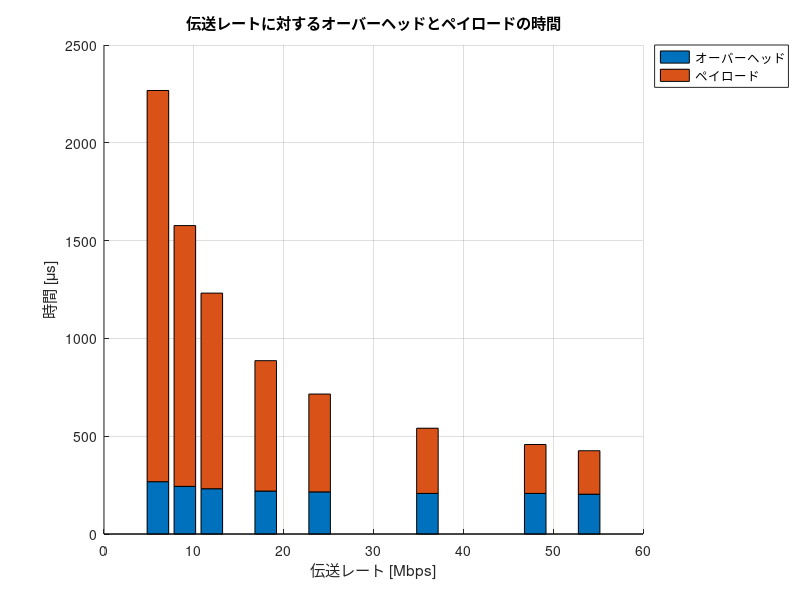

Write the MATLAB code that produced this figure.
Rmin = [-82, -81, -79, -77, -74, -70, -66, -65]; % 最小受信感度 [dBm]
TR = [6, 9, 12, 18, 24, 36, 48, 54]; % 伝送レート [Mbps]
databit = [24, 36, 48, 72, 96, 144, 192, 216]; % OFDMシンボルごとのデータビット[bit]

Tp = 10; % 送信電力 [dBm]
f = 2.4 * 10^9; % 周波数 [Hz]
c = 3 * 10^8; % 光速 [m/s]

PLCP_pre = 16; % PLCPプリアンブル[μs]
PLCPhead_sig = 1; % PLCPヘッダ（シグナル）[μs]
PLCPhead_ser = 16; % PLCPヘッダ（サービス）[μs]
ACK = 80; % 802.11ACKフレーム[bit]
MAC = 192; % 802.11MACヘッダ[bit]
LLC = 64; % LLCヘッダ[bit]
packet = 12000; % IPパケット[bit]
FCS = 32; % FCS[bit]
tail = 6; % テイルビット[bit]
SIFS = 10; % [μs]
DIFS = 34; % [μs]
backoff = 101.5; % 平均バックオフ制御時間 [μs]

% フィギュアの設定
figure;
hold on;

max_distance = 1000; % 最大距離 [m]

% Initialize matrices for overhead and payload times
overhead = zeros(length(Rmin), 1);
payload = zeros(length(Rmin), 1);
payload_t_all = zeros(length(Rmin), 1);

for i = 1:length(Rmin)
    Rmin_current = Rmin(i);
    TR_current = TR(i);
    databit_current = databit(i);
    
    % 最大伝送距離の計算
    Lfs = Tp - Rmin_current; % 距離減衰 [dB]
    d1 = ((10^(Lfs / 20)) * c) / (4 * pi * f); % 最大伝送距離 [m]
    
    % フレームの計算
    ACK_t = PLCP_pre + (PLCPhead_sig + ceil((PLCPhead_ser + ACK + FCS + tail) / databit_current)) * 4;
    data_t = PLCP_pre + (PLCPhead_sig + ceil((PLCPhead_ser + MAC + LLC + packet + FCS + tail) / databit_current)) * 4;
    
    % データフレームの中のオーバーヘッド
    data_o_t = PLCP_pre + (PLCPhead_sig + ceil(ceil((PLCPhead_ser + MAC + LLC + packet + FCS + tail) / databit_current) - packet/databit_current)) * 4;

    % 距離の計算
    distances = 0:d1:max_distance; % 距離配列の作成 (d1単位で)
    throughput = zeros(size(distances)); % スループット配列の初期化
    overhead_ratio = zeros(size(distances)); % オーバーヘッド配列の初期化
    
    % スループットとオーバーヘッドの計算
    for j = 1:length(distances)
        D = distances(j);
        % 総伝送時間
        total_tt = (ACK_t + data_t + SIFS + backoff + DIFS + 6) * (D / d1);
        % オーバーヘッドの総時間
        total_o = (ACK_t + data_o_t + SIFS + backoff + DIFS + 6) * (D / d1);
        payload_t = packet / databit_current * 4 ; % ペイロードの送信時間計算
        throughput(j) = packet / total_tt; % スループット計算 (bit/秒)
        overhead_ratio(j) = total_o / total_tt; % オーバーヘッド率の計算
    end

    % Store the overhead and payload times for the current transmission rate
    overhead(i) = ACK_t + data_o_t + SIFS + backoff + DIFS + 6; % オーバーヘッドの総時間
    payload(i) = payload_t; % ペイロードの送信時間

    % Store the total payload time across distances for each transmission rate
    payload_t_all(i) = payload_t; % Save the payload time
end

% 積み上げ棒グラフの作成
bar(TR, [overhead, payload_t_all], 'stacked');

% グラフのラベルとタイトル設定
xlabel('伝送レート [Mbps]');
ylabel('時間 [μs]');
title('伝送レートに対するオーバーヘッドとペイロードの時間');
legend('オーバーヘッド', 'ペイロード', 'Location', 'northeastoutside');
grid on;
hold off;
